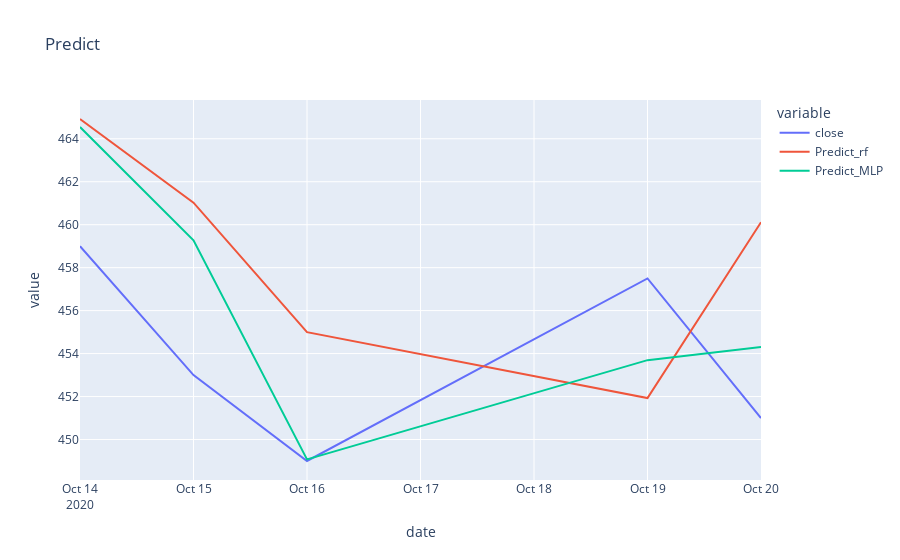

Notebook cell for this chart:
### Code cell
ex.line(test[['close','Predict_rf','Predict_MLP']],title="Predict")

### Figure 1 — Plotly figure (JSON) as saved in the notebook; plotly's stock layout.template omitted (floating-point values rounded to 4 significant figures)
{"data": [{"hovertemplate": "variable=close<br>date=%{x}<br>value=%{y}<extra></extra>", "legendgroup": "close", "line": {"color": "#636efa", "dash": "solid"}, "mode": "lines", "name": "close", "orientation": "v", "showlegend": true, "type": "scatter", "x": ["2020-10-14T00:00:00", "2020-10-15T00:00:00", "2020-10-16T00:00:00", "2020-10-19T00:00:00", "2020-10-20T00:00:00"], "xaxis": "x", "y": [459, 453, 449, 457.5, 451], "yaxis": "y"}, {"hovertemplate": "variable=Predict_rf<br>date=%{x}<br>value=%{y}<extra></extra>", "legendgroup": "Predict_rf", "line": {"color": "#EF553B", "dash": "solid"}, "mode": "lines", "name": "Predict_rf", "orientation": "v", "showlegend": true, "type": "scatter", "x": ["2020-10-14T00:00:00", "2020-10-15T00:00:00", "2020-10-16T00:00:00", "2020-10-19T00:00:00", "2020-10-20T00:00:00"], "xaxis": "x", "y": [464.9, 461.0, 455.0, 451.9, 460.1], "yaxis": "y"}, {"hovertemplate": "variable=Predict_MLP<br>date=%{x}<br>value=%{y}<extra></extra>", "legendgroup": "Predict_MLP", "line": {"color": "#00cc96", "dash": "solid"}, "mode": "lines", "name": "Predict_MLP", "orientation": "v", "showlegend": true, "type": "scatter", "x": ["2020-10-14T00:00:00", "2020-10-15T00:00:00", "2020-10-16T00:00:00", "2020-10-19T00:00:00", "2020-10-20T00:00:00"], "xaxis": "x", "y": [464.5, 459.3, 449.1, 453.7, 454.3], "yaxis": "y"}], "layout": {"legend": {"title": {"text": "variable"}, "tracegroupgap": 0}, "title": {"text": "Predict"}, "xaxis": {"anchor": "y", "domain": [0, 1], "title": {"text": "date"}}, "yaxis": {"anchor": "x", "domain": [0, 1], "title": {"text": "value"}}}}
